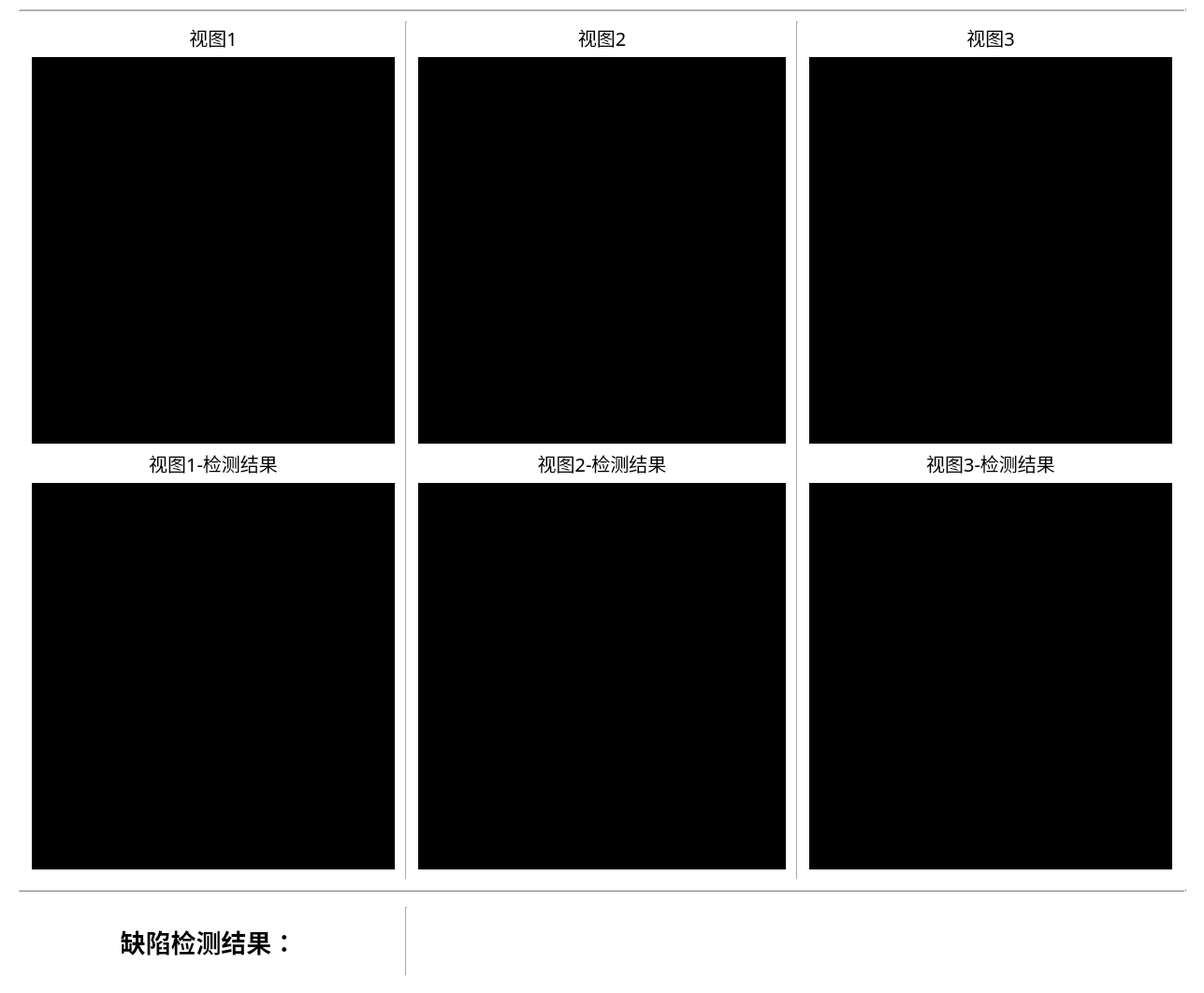
<?xml version="1.0" encoding="UTF-8"?>
<ui version="4.0">
 <class>MainWindow</class>
 <widget class="QMainWindow" name="MainWindow">
  <property name="enabled">
   <bool>true</bool>
  </property>
  <property name="geometry">
   <rect>
    <x>0</x>
    <y>0</y>
    <width>1287</width>
    <height>1061</height>
   </rect>
  </property>
  <property name="font">
   <font>
    <weight>75</weight>
    <bold>true</bold>
   </font>
  </property>
  <property name="windowTitle">
   <string>HDU零件缺陷智能检测系统</string>
  </property>
  <property name="styleSheet">
   <string notr="true">background-color: rgb(255, 255, 255);</string>
  </property>
  <property name="unifiedTitleAndToolBarOnMac">
   <bool>true</bool>
  </property>
  <widget class="QWidget" name="centralwidget">
   <layout class="QVBoxLayout" name="verticalLayout_12">
    <item>
     <layout class="QVBoxLayout" name="verticalLayout_2" stretch="0,10,0,1">
      <property name="leftMargin">
       <number>10</number>
      </property>
      <property name="rightMargin">
       <number>10</number>
      </property>
      <item>
       <widget class="Line" name="line_6">
        <property name="frameShadow">
         <enum>QFrame::Raised</enum>
        </property>
        <property name="lineWidth">
         <number>2</number>
        </property>
        <property name="midLineWidth">
         <number>1</number>
        </property>
        <property name="orientation">
         <enum>Qt::Horizontal</enum>
        </property>
       </widget>
      </item>
      <item>
       <layout class="QHBoxLayout" name="horizontalLayout_2">
        <property name="leftMargin">
         <number>5</number>
        </property>
        <property name="topMargin">
         <number>5</number>
        </property>
        <property name="rightMargin">
         <number>5</number>
        </property>
        <property name="bottomMargin">
         <number>5</number>
        </property>
        <item>
         <layout class="QVBoxLayout" name="verticalLayout_6">
          <property name="leftMargin">
           <number>10</number>
          </property>
          <property name="topMargin">
           <number>2</number>
          </property>
          <property name="rightMargin">
           <number>5</number>
          </property>
          <property name="bottomMargin">
           <number>10</number>
          </property>
          <item>
           <layout class="QVBoxLayout" name="verticalLayout">
            <item>
             <widget class="QLabel" name="label">
              <property name="sizePolicy">
               <sizepolicy hsizetype="Preferred" vsizetype="Fixed">
                <horstretch>0</horstretch>
                <verstretch>0</verstretch>
               </sizepolicy>
              </property>
              <property name="font">
               <font>
                <family>微软雅黑</family>
                <pointsize>15</pointsize>
                <weight>50</weight>
                <bold>false</bold>
               </font>
              </property>
              <property name="styleSheet">
               <string notr="true">widget.setStyleSheet(color = rgb(0, 255, 0))</string>
              </property>
              <property name="lineWidth">
               <number>2</number>
              </property>
              <property name="text">
               <string>视图1</string>
              </property>
              <property name="scaledContents">
               <bool>false</bool>
              </property>
              <property name="alignment">
               <set>Qt::AlignCenter</set>
              </property>
              <property name="margin">
               <number>2</number>
              </property>
             </widget>
            </item>
            <item>
             <widget class="QLabel" name="image1">
              <property name="styleSheet">
               <string notr="true">background-color: rgb(0, 0 , 0);</string>
              </property>
              <property name="text">
               <string/>
              </property>
              <property name="scaledContents">
               <bool>true</bool>
              </property>
             </widget>
            </item>
           </layout>
          </item>
          <item>
           <layout class="QVBoxLayout" name="verticalLayout_3">
            <property name="topMargin">
             <number>0</number>
            </property>
            <item>
             <widget class="QLabel" name="label_4">
              <property name="sizePolicy">
               <sizepolicy hsizetype="Preferred" vsizetype="Fixed">
                <horstretch>0</horstretch>
                <verstretch>0</verstretch>
               </sizepolicy>
              </property>
              <property name="font">
               <font>
                <family>微软雅黑</family>
                <pointsize>15</pointsize>
                <weight>50</weight>
                <bold>false</bold>
               </font>
              </property>
              <property name="lineWidth">
               <number>2</number>
              </property>
              <property name="text">
               <string>视图1-检测结果</string>
              </property>
              <property name="alignment">
               <set>Qt::AlignCenter</set>
              </property>
              <property name="margin">
               <number>2</number>
              </property>
              <property name="indent">
               <number>-1</number>
              </property>
              <property name="openExternalLinks">
               <bool>false</bool>
              </property>
             </widget>
            </item>
            <item>
             <widget class="QLabel" name="image1_detect">
              <property name="styleSheet">
               <string notr="true">background-color: rgb(0, 0 , 0);</string>
              </property>
              <property name="text">
               <string/>
              </property>
              <property name="scaledContents">
               <bool>true</bool>
              </property>
             </widget>
            </item>
           </layout>
          </item>
         </layout>
        </item>
        <item>
         <widget class="Line" name="line_8">
          <property name="orientation">
           <enum>Qt::Vertical</enum>
          </property>
         </widget>
        </item>
        <item>
         <layout class="QVBoxLayout" name="verticalLayout_7">
          <property name="leftMargin">
           <number>5</number>
          </property>
          <property name="topMargin">
           <number>2</number>
          </property>
          <property name="rightMargin">
           <number>5</number>
          </property>
          <property name="bottomMargin">
           <number>10</number>
          </property>
          <item>
           <layout class="QVBoxLayout" name="verticalLayout_8">
            <item>
             <widget class="QLabel" name="label_2">
              <property name="sizePolicy">
               <sizepolicy hsizetype="Preferred" vsizetype="Fixed">
                <horstretch>0</horstretch>
                <verstretch>0</verstretch>
               </sizepolicy>
              </property>
              <property name="font">
               <font>
                <family>微软雅黑</family>
                <pointsize>15</pointsize>
                <weight>50</weight>
                <bold>false</bold>
               </font>
              </property>
              <property name="lineWidth">
               <number>2</number>
              </property>
              <property name="text">
               <string>视图2</string>
              </property>
              <property name="alignment">
               <set>Qt::AlignCenter</set>
              </property>
              <property name="margin">
               <number>2</number>
              </property>
             </widget>
            </item>
            <item>
             <widget class="QLabel" name="image2">
              <property name="styleSheet">
               <string notr="true">background-color: rgb(0, 0 , 0);</string>
              </property>
              <property name="text">
               <string/>
              </property>
              <property name="scaledContents">
               <bool>true</bool>
              </property>
             </widget>
            </item>
           </layout>
          </item>
          <item>
           <layout class="QVBoxLayout" name="verticalLayout_4">
            <item>
             <widget class="QLabel" name="label_5">
              <property name="sizePolicy">
               <sizepolicy hsizetype="Preferred" vsizetype="Fixed">
                <horstretch>0</horstretch>
                <verstretch>0</verstretch>
               </sizepolicy>
              </property>
              <property name="font">
               <font>
                <family>微软雅黑</family>
                <pointsize>15</pointsize>
                <weight>50</weight>
                <bold>false</bold>
               </font>
              </property>
              <property name="lineWidth">
               <number>2</number>
              </property>
              <property name="text">
               <string>视图2-检测结果</string>
              </property>
              <property name="alignment">
               <set>Qt::AlignCenter</set>
              </property>
              <property name="margin">
               <number>2</number>
              </property>
             </widget>
            </item>
            <item>
             <widget class="QLabel" name="image2_detect">
              <property name="styleSheet">
               <string notr="true">background-color: rgb(0, 0 , 0);</string>
              </property>
              <property name="text">
               <string/>
              </property>
              <property name="scaledContents">
               <bool>true</bool>
              </property>
             </widget>
            </item>
           </layout>
          </item>
         </layout>
        </item>
        <item>
         <widget class="Line" name="line_9">
          <property name="orientation">
           <enum>Qt::Vertical</enum>
          </property>
         </widget>
        </item>
        <item>
         <layout class="QVBoxLayout" name="verticalLayout_9">
          <property name="leftMargin">
           <number>5</number>
          </property>
          <property name="topMargin">
           <number>2</number>
          </property>
          <property name="rightMargin">
           <number>10</number>
          </property>
          <property name="bottomMargin">
           <number>10</number>
          </property>
          <item>
           <layout class="QVBoxLayout" name="verticalLayout_10">
            <item>
             <widget class="QLabel" name="label_3">
              <property name="sizePolicy">
               <sizepolicy hsizetype="Preferred" vsizetype="Fixed">
                <horstretch>0</horstretch>
                <verstretch>0</verstretch>
               </sizepolicy>
              </property>
              <property name="font">
               <font>
                <family>微软雅黑</family>
                <pointsize>15</pointsize>
                <weight>50</weight>
                <bold>false</bold>
               </font>
              </property>
              <property name="lineWidth">
               <number>2</number>
              </property>
              <property name="text">
               <string>视图3</string>
              </property>
              <property name="alignment">
               <set>Qt::AlignCenter</set>
              </property>
              <property name="margin">
               <number>2</number>
              </property>
             </widget>
            </item>
            <item>
             <widget class="QLabel" name="image3">
              <property name="styleSheet">
               <string notr="true">background-color: rgb(0, 0 , 0);</string>
              </property>
              <property name="text">
               <string/>
              </property>
              <property name="scaledContents">
               <bool>true</bool>
              </property>
             </widget>
            </item>
           </layout>
          </item>
          <item>
           <layout class="QVBoxLayout" name="verticalLayout_11">
            <item>
             <widget class="QLabel" name="label_6">
              <property name="sizePolicy">
               <sizepolicy hsizetype="Preferred" vsizetype="Fixed">
                <horstretch>0</horstretch>
                <verstretch>0</verstretch>
               </sizepolicy>
              </property>
              <property name="font">
               <font>
                <family>微软雅黑</family>
                <pointsize>15</pointsize>
                <weight>50</weight>
                <bold>false</bold>
               </font>
              </property>
              <property name="lineWidth">
               <number>2</number>
              </property>
              <property name="text">
               <string>视图3-检测结果</string>
              </property>
              <property name="alignment">
               <set>Qt::AlignCenter</set>
              </property>
              <property name="margin">
               <number>2</number>
              </property>
             </widget>
            </item>
            <item>
             <widget class="QLabel" name="image3_detect">
              <property name="styleSheet">
               <string notr="true">background-color: rgb(0, 0 , 0);</string>
              </property>
              <property name="text">
               <string/>
              </property>
              <property name="scaledContents">
               <bool>true</bool>
              </property>
             </widget>
            </item>
           </layout>
          </item>
         </layout>
        </item>
       </layout>
      </item>
      <item>
       <widget class="Line" name="line">
        <property name="frameShadow">
         <enum>QFrame::Raised</enum>
        </property>
        <property name="lineWidth">
         <number>2</number>
        </property>
        <property name="midLineWidth">
         <number>1</number>
        </property>
        <property name="orientation">
         <enum>Qt::Horizontal</enum>
        </property>
       </widget>
      </item>
      <item>
       <layout class="QHBoxLayout" name="horizontalLayout_3" stretch="1,0,1,1">
        <property name="topMargin">
         <number>10</number>
        </property>
        <property name="rightMargin">
         <number>10</number>
        </property>
        <property name="bottomMargin">
         <number>10</number>
        </property>
        <item>
         <widget class="QLabel" name="label_7">
          <property name="font">
           <font>
            <family>微软雅黑</family>
            <pointsize>20</pointsize>
            <weight>75</weight>
            <bold>true</bold>
           </font>
          </property>
          <property name="text">
           <string>缺陷检测结果：</string>
          </property>
          <property name="alignment">
           <set>Qt::AlignCenter</set>
          </property>
         </widget>
        </item>
        <item>
         <widget class="Line" name="line_2">
          <property name="orientation">
           <enum>Qt::Vertical</enum>
          </property>
         </widget>
        </item>
        <item>
         <widget class="QLabel" name="result">
          <property name="font">
           <font>
            <family>微软雅黑</family>
            <pointsize>20</pointsize>
            <weight>75</weight>
            <bold>true</bold>
           </font>
          </property>
          <property name="midLineWidth">
           <number>0</number>
          </property>
          <property name="text">
           <string/>
          </property>
          <property name="alignment">
           <set>Qt::AlignCenter</set>
          </property>
          <property name="margin">
           <number>10</number>
          </property>
         </widget>
        </item>
        <item>
         <spacer name="horizontalSpacer">
          <property name="orientation">
           <enum>Qt::Horizontal</enum>
          </property>
          <property name="sizeHint" stdset="0">
           <size>
            <width>40</width>
            <height>20</height>
           </size>
          </property>
         </spacer>
        </item>
       </layout>
      </item>
     </layout>
    </item>
   </layout>
  </widget>
 </widget>
 <resources/>
 <connections/>
</ui>
